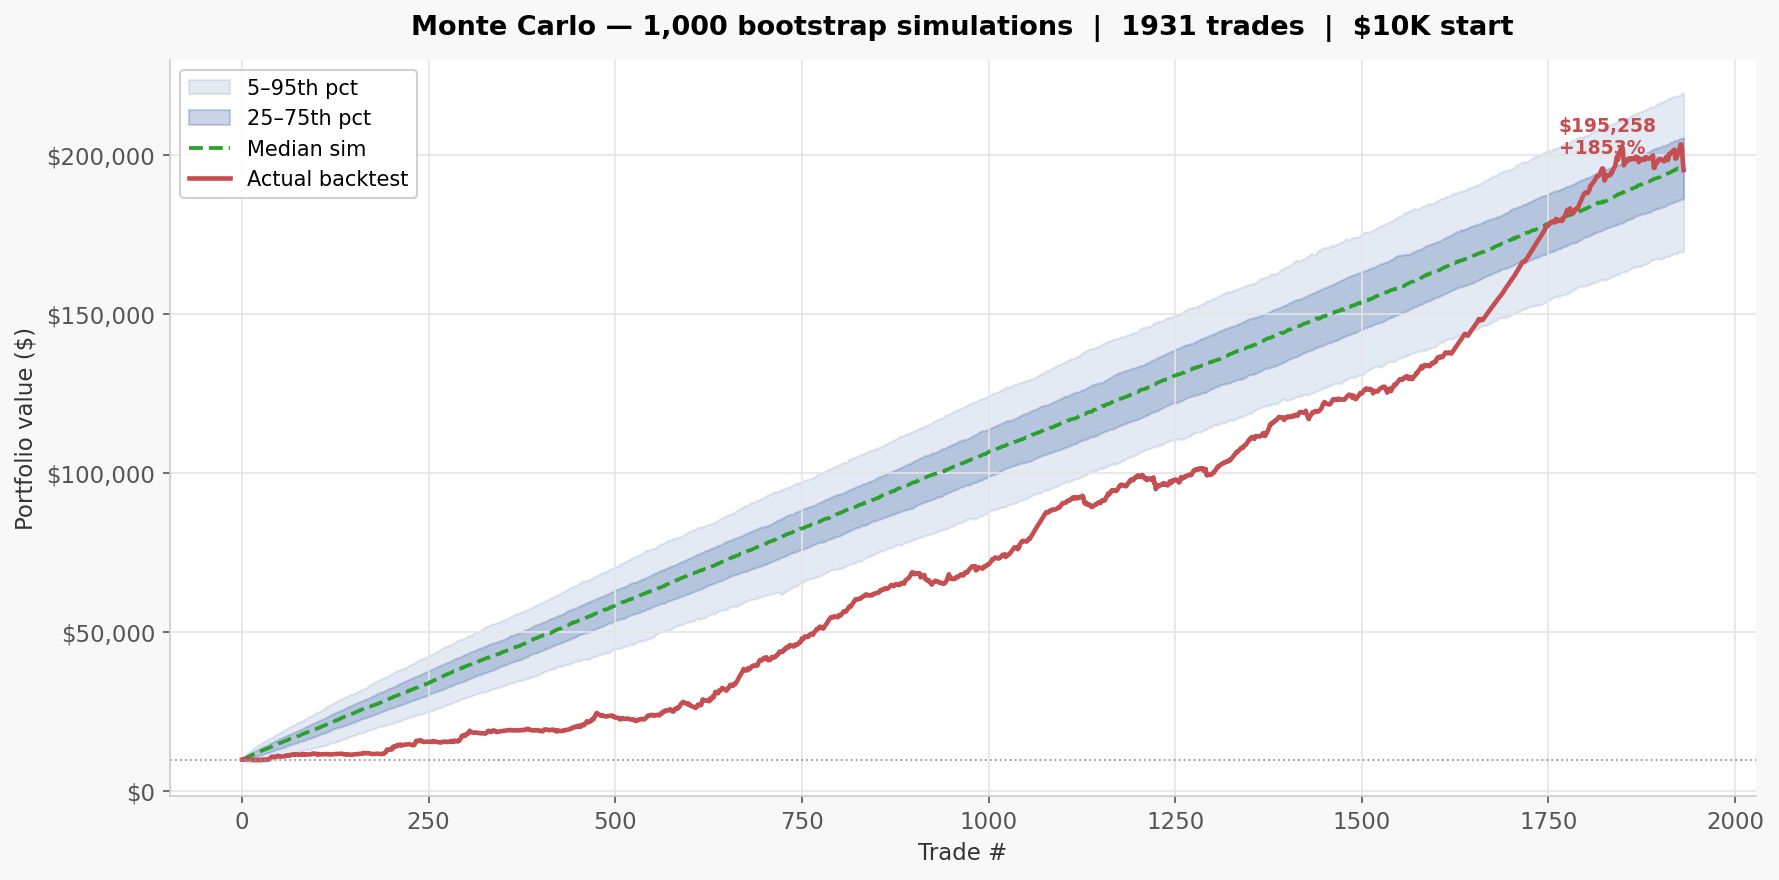

The Python source for this figure:
"""
Monte Carlo simulation of backtest equity curves.

Usage:
    python3 montecarlo.py                                     # uses latest result
    python3 montecarlo.py results/backtest_20260722_1946.json # specific file
    python3 montecarlo.py --n 2000 --capital 5000             # options
"""

import json
import sys
import argparse
import glob
import os
import numpy as np
import matplotlib
matplotlib.use("Agg")
import matplotlib.pyplot as plt
import matplotlib.ticker as mticker

# ── RStudio / ggplot2-like style ──────────────────────────────────────────────
plt.rcParams.update({
    "figure.facecolor":  "#f8f8f8",
    "axes.facecolor":    "#ffffff",
    "axes.edgecolor":    "#cccccc",
    "axes.grid":         True,
    "grid.color":        "#e5e5e5",
    "grid.linewidth":    0.8,
    "font.family":       "DejaVu Sans",
    "font.size":         11,
    "axes.titlesize":    13,
    "axes.labelsize":    11,
    "legend.fontsize":   10,
    "xtick.color":       "#555555",
    "ytick.color":       "#555555",
    "axes.labelcolor":   "#333333",
    "axes.titlepad":     12,
})

BAND_COLOR  = "#4C72B0"
ACTUAL_COLOR = "#C44E52"
MEDIAN_COLOR = "#2ca02c"


def load_pnls(path: str) -> tuple[list[float], float]:
    with open(path) as f:
        d = json.load(f)
    trades = d["trades"]
    capital = d.get("config", {}).get("capital", 5000)
    return [t["pnl"] for t in trades], capital


def build_equity(pnls: list[float], capital: float) -> np.ndarray:
    curve = np.empty(len(pnls) + 1)
    curve[0] = capital
    for i, p in enumerate(pnls):
        curve[i + 1] = curve[i] + p
    return curve


def run_montecarlo(pnls: list[float], capital: float, n: int, seed: int = 42) -> np.ndarray:
    rng = np.random.default_rng(seed)
    arr = np.array(pnls)
    n_trades = len(arr)
    sims = np.empty((n, n_trades + 1))
    sims[:, 0] = capital
    for i in range(n):
        shuffled = rng.choice(arr, size=n_trades, replace=True)
        sims[i, 1:] = capital + np.cumsum(shuffled)
    return sims


def plot(sims: np.ndarray, actual: np.ndarray, capital: float, out: str):
    n_trades = actual.shape[0] - 1
    x = np.arange(n_trades + 1)

    pct5  = np.percentile(sims, 5,  axis=0)
    pct25 = np.percentile(sims, 25, axis=0)
    pct50 = np.percentile(sims, 50, axis=0)
    pct75 = np.percentile(sims, 75, axis=0)
    pct95 = np.percentile(sims, 95, axis=0)

    fig, ax = plt.subplots(figsize=(12, 6))

    # Percentile bands
    ax.fill_between(x, pct5,  pct95, alpha=0.15, color=BAND_COLOR, label="5–95th pct")
    ax.fill_between(x, pct25, pct75, alpha=0.30, color=BAND_COLOR, label="25–75th pct")

    # Median and actual
    ax.plot(x, pct50,  color=MEDIAN_COLOR, linewidth=1.8, linestyle="--", label="Median sim")
    ax.plot(x, actual, color=ACTUAL_COLOR,  linewidth=2.2, label="Actual backtest")

    # Break-even line
    ax.axhline(capital, color="#999999", linewidth=0.9, linestyle=":")

    # Annotations
    final_actual = actual[-1]
    final_median = pct50[-1]
    ret_actual = (final_actual / capital - 1) * 100
    ret_median = (final_median / capital - 1) * 100
    ax.annotate(f"${final_actual:,.0f}\n+{ret_actual:.0f}%",
                xy=(n_trades, final_actual), xytext=(-60, 8),
                textcoords="offset points", color=ACTUAL_COLOR,
                fontsize=9, fontweight="bold")

    ax.set_title(f"Monte Carlo — {sims.shape[0]:,} bootstrap simulations  |  {n_trades} trades  |  ${capital/1000:.0f}K start",
                 fontweight="bold")
    ax.set_xlabel("Trade #")
    ax.set_ylabel("Portfolio value ($)")
    ax.yaxis.set_major_formatter(mticker.FuncFormatter(lambda v, _: f"${v:,.0f}"))
    ax.legend(loc="upper left", framealpha=0.9)
    ax.spines[["top", "right"]].set_visible(False)

    fig.tight_layout()
    fig.savefig(out, dpi=150, bbox_inches="tight")
    print(f"Saved → {out}")


def main():
    parser = argparse.ArgumentParser()
    parser.add_argument("file", nargs="?", help="Backtest JSON result file")
    parser.add_argument("--n",       type=int, default=1000, help="Number of simulations (default 1000)")
    parser.add_argument("--capital", type=float, default=None, help="Override starting capital")
    parser.add_argument("--out",     default="montecarlo.png", help="Output PNG path")
    args = parser.parse_args()

    if args.file:
        path = args.file
    else:
        files = sorted(glob.glob("results/backtest_*.json"))
        if not files:
            sys.exit("No result files found in results/")
        path = files[-1]
        print(f"Using latest: {os.path.basename(path)}")

    pnls, capital = load_pnls(path)
    if args.capital:
        capital = args.capital

    print(f"  {len(pnls)} trades  |  ${capital:,.0f} starting capital  |  {args.n} sims")

    actual = build_equity(pnls, capital)
    sims   = run_montecarlo(pnls, capital, args.n)
    plot(sims, actual, capital, args.out)

    # Summary stats
    finals = sims[:, -1]
    print(f"\n  Actual final:  ${actual[-1]:>10,.0f}  ({(actual[-1]/capital - 1)*100:.1f}%)")
    print(f"  Median sim:    ${np.median(finals):>10,.0f}  ({(np.median(finals)/capital - 1)*100:.1f}%)")
    print(f"  5th pct:       ${np.percentile(finals, 5):>10,.0f}")
    print(f"  95th pct:      ${np.percentile(finals, 95):>10,.0f}")
    print(f"  P(loss):       {(finals < capital).mean()*100:.1f}%")


if __name__ == "__main__":
    main()
